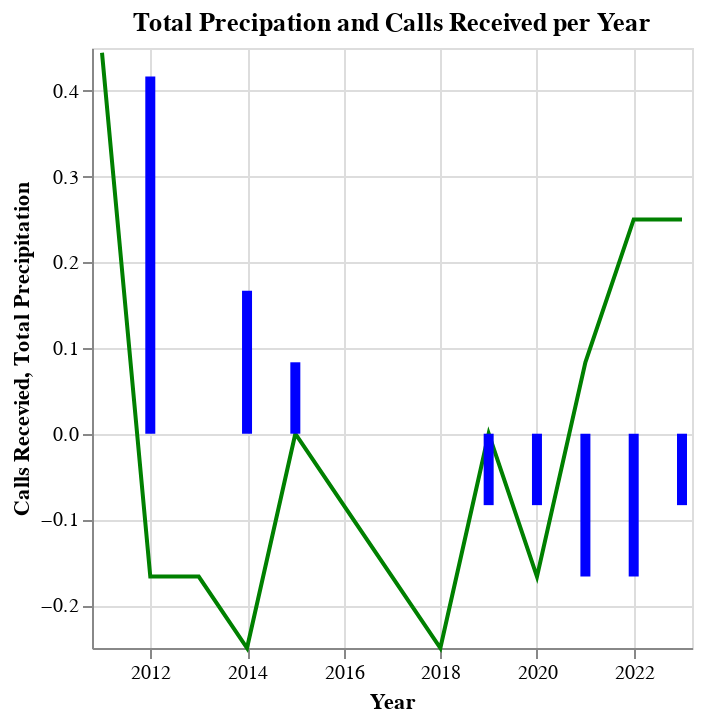

This figure's notebook cell:
### Code cell
#standaizing bc_temp data 
precip_bc_month['LOCAL_MONTH'] = precip_bc_month['LOCAL_MONTH'].astype('str')
precip_bc_month['LOCAL_YEAR'] = precip_bc_month['LOCAL_YEAR'].astype('str')
precip_bc_month['LOCAL_DAY'] = precip_bc_month['LOCAL_DAY'].astype('str')

preprocessor = make_column_transformer(
    (StandardScaler(), make_column_selector(dtype_include="number")),
    remainder="passthrough",
    verbose_feature_names_out=False)

preprocessor.fit(precip_bc_month)

scaled_bc_precip = pd.DataFrame(preprocessor.transform(precip_bc_month)).rename(columns = {
    0 : 'tot_precip',
    1 : 'tot_rain',
    2: 'tot_snow',
    3: 'month',
    4: 'year',
    5: 'day', 
    6: 'region' })

bear['month'] = bear['month'].astype('str')
bear['year'] = bear['year'].astype('str')

preprocessor_2=preprocessor.fit(bear)

scaled_bear = pd.DataFrame(preprocessor_2.transform(bear)).rename(columns = {
    0: 'calls_received', 
    1: 'month', 
    2: 'year'
})                                   
scaled_bear['calls_received'] = scaled_bear['calls_received'].astype('int')
bear_year = scaled_bear.groupby('year').mean(numeric_only=True).reset_index()

scaled_bc_precip['tot_precip'] = scaled_bc_precip['tot_precip'].astype('int')
bc_precip_year = scaled_bc_precip.groupby('year').mean(numeric_only=True).reset_index()
bc_precip_year['year'] = bc_precip_year['year'].astype('str').replace({
    '2011.0' : '2011', 
    '2012.0' : '2012',
    '2013.0' : '2013',
    '2014.0' : '2014',
    '2015.0' : '2015',
    '2016.0' : '2016',
    '2017.0' : '2017',
    '2018.0' : '2018',
    '2019.0' : '2019',
    '2020.0' : '2020',
    '2021.0' : '2021',
    '2022.0' : '2022',
    '2023.0' : '2023'})
bear_plot = alt.Chart(bear_year).mark_line(color='green').encode(
    x=alt.X('year:T').title('Year'), 
    y=alt.Y('calls_received').title('Calls Recevied')
)

bc_precip_plot =alt.Chart(bc_precip_year, title = 'Total Precipation and Calls Received per Year').mark_bar(color='blue').encode(
    x=alt.X('year:T').scale(zero=False),
    y=alt.Y('tot_precip').title('Total Precipitation').scale(zero=False),
)

temp_precip_plot = bear_plot+bc_precip_plot
temp_precip_plot

### Figure 1 — Vega-Lite specification as saved in the notebook (floating-point values rounded to 4 significant figures)
{"config": {"view": {"continuousWidth": 300, "continuousHeight": 300}}, "layer": [{"data": {"name": "data-35eb0fd81533ef9dd6413c7ba8a3bb2b"}, "mark": {"type": "line", "color": "green"}, "encoding": {"x": {"field": "year", "title": "Year", "type": "temporal"}, "y": {"field": "calls_received", "title": "Calls Recevied", "type": "quantitative"}}}, {"data": {"name": "data-a228b466e48efa4b950c17eefe3a0c66"}, "mark": {"type": "bar", "color": "blue"}, "encoding": {"x": {"field": "year", "scale": {"zero": false}, "type": "temporal"}, "y": {"field": "tot_precip", "scale": {"zero": false}, "title": "Total Precipitation", "type": "quantitative"}}, "title": "Total Precipation and Calls Received per Year"}], "$schema": "https://vega.github.io/schema/vega-lite/v5.8.0.json", "datasets": {"data-35eb0fd81533ef9dd6413c7ba8a3bb2b": [{"year": "2011", "calls_received": 0.4444}, {"year": "2012", "calls_received": -0.1667}, {"year": "2013", "calls_received": -0.1667}, {"year": "2014", "calls_received": -0.25}, {"year": "2015", "calls_received": 0.0}, {"year": "2016", "calls_received": -0.08333}, {"year": "2017", "calls_received": -0.1667}, {"year": "2018", "calls_received": -0.25}, {"year": "2019", "calls_received": 0.0}, {"year": "2020", "calls_received": -0.1667}, {"year": "2021", "calls_received": 0.08333}, {"year": "2022", "calls_received": 0.25}, {"year": "2023", "calls_received": 0.25}], "data-a228b466e48efa4b950c17eefe3a0c66": [{"year": "2011", "tot_precip": 0.0}, {"year": "2012", "tot_precip": 0.4167}, {"year": "2013", "tot_precip": 0.0}, {"year": "2014", "tot_precip": 0.1667}, {"year": "2015", "tot_precip": 0.08333}, {"year": "2016", "tot_precip": 0.0}, {"year": "2017", "tot_precip": 0.0}, {"year": "2018", "tot_precip": 0.0}, {"year": "2019", "tot_precip": -0.08333}, {"year": "2020", "tot_precip": -0.08333}, {"year": "2021", "tot_precip": -0.1667}, {"year": "2022", "tot_precip": -0.1667}, {"year": "2023", "tot_precip": -0.08333}]}}
